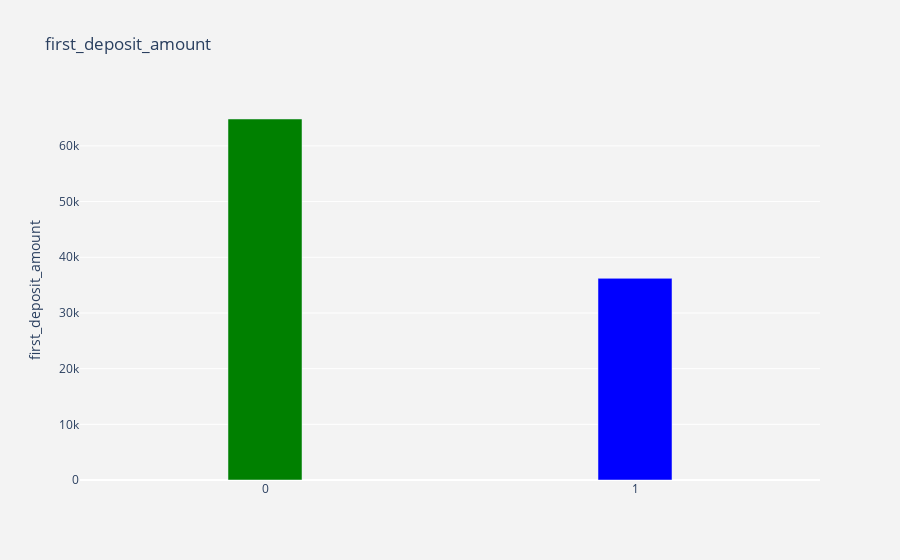

Notebook cell for this chart:
### Code cell
df_plot = df_data.groupby('churned').first_deposit_amount.mean().reset_index()
plot_data = [
    go.Bar(
        x=df_plot['churned'],
        y=df_plot['first_deposit_amount']*100,
        width = [0.2, 0.2],
        marker=dict(
        color=['green', 'blue'])
    )
]
plot_layout = go.Layout(
        xaxis={"type": "category", },
        yaxis={"title": "first_deposit_amount"},
        title='first_deposit_amount',
        plot_bgcolor  = 'rgb(243,243,243)',
        paper_bgcolor  = 'rgb(243,243,243)',
    )
fig1 = go.Figure(data=plot_data, layout=plot_layout)
pyoff.iplot(fig1)

### Figure 1 — Plotly figure (JSON) as saved in the notebook; plotly's stock layout.template omitted (floating-point values rounded to 4 significant figures)
{"data": [{"marker": {"color": ["green", "blue"]}, "type": "bar", "width": [0.2, 0.2], "x": [0, 1], "y": [64830.0, 36210.0]}], "layout": {"paper_bgcolor": "rgb(243,243,243)", "plot_bgcolor": "rgb(243,243,243)", "title": {"text": "first_deposit_amount"}, "xaxis": {"type": "category"}, "yaxis": {"title": {"text": "first_deposit_amount"}}}}
